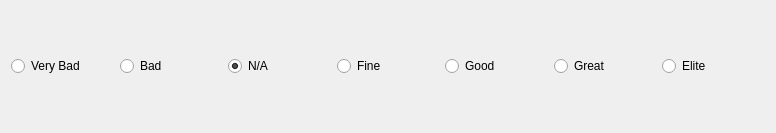
<?xml version="1.0" encoding="UTF-8"?>
<ui version="4.0">
 <class>Scale</class>
 <widget class="QWidget" name="Scale">
  <property name="geometry">
   <rect>
    <x>0</x>
    <y>0</y>
    <width>776</width>
    <height>133</height>
   </rect>
  </property>
  <property name="windowTitle">
   <string>Form</string>
  </property>
  <layout class="QHBoxLayout" name="horizontalLayout">
   <item>
    <widget class="QRadioButton" name="veryBad">
     <property name="text">
      <string>Very Bad</string>
     </property>
    </widget>
   </item>
   <item>
    <widget class="QRadioButton" name="bad">
     <property name="text">
      <string>Bad</string>
     </property>
    </widget>
   </item>
   <item>
    <widget class="QRadioButton" name="na">
     <property name="text">
      <string>N/A</string>
     </property>
     <property name="checked">
      <bool>true</bool>
     </property>
    </widget>
   </item>
   <item>
    <widget class="QRadioButton" name="fine">
     <property name="text">
      <string>Fine</string>
     </property>
    </widget>
   </item>
   <item>
    <widget class="QRadioButton" name="good">
     <property name="text">
      <string>Good</string>
     </property>
    </widget>
   </item>
   <item>
    <widget class="QRadioButton" name="great">
     <property name="text">
      <string>Great</string>
     </property>
    </widget>
   </item>
   <item>
    <widget class="QRadioButton" name="elite">
     <property name="text">
      <string>Elite</string>
     </property>
    </widget>
   </item>
  </layout>
 </widget>
 <resources/>
 <connections/>
 <slots>
  <slot>resetSlider()</slot>
 </slots>
</ui>
